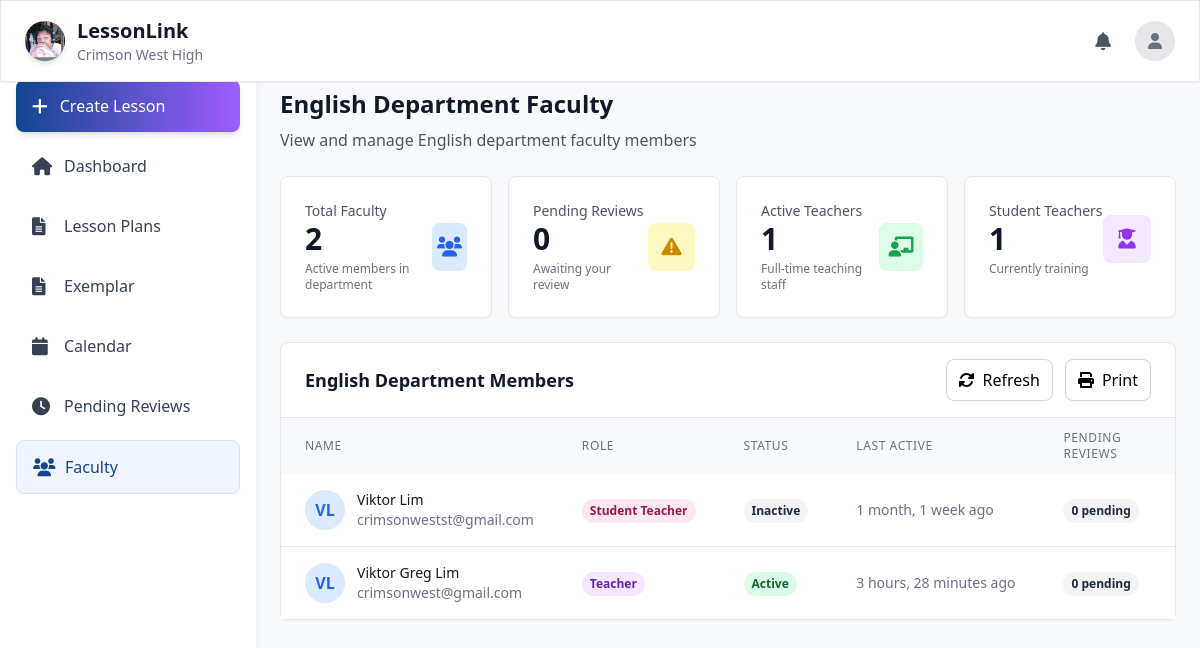
The app's page /dep_faculty/ (signed in), older data.
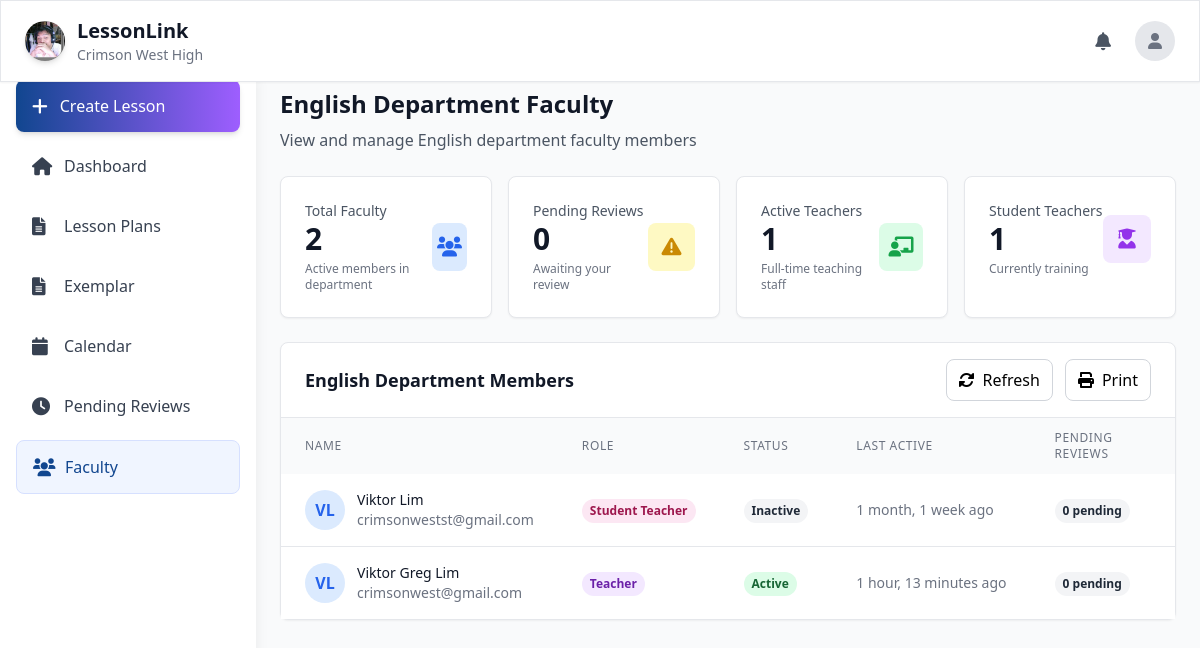
The same page, newer data.
### lesson/models.py (models this page shows, shortened)
class User(AbstractUser):
    ROLE_CHOICES = [
        ('Student Teacher', 'Student Teacher'),
        ('Teacher', 'Teacher'),
        ('Department Head', 'Department Head'),
        ('Admin', 'Admin'),
    ]
    APPROVAL_STATUS_CHOICES = [
        ('pending', 'Pending'),
        ('approved', 'Approved'),
        ('disapproved', 'Disapproved'),
    ]
    username = None
    email = models.EmailField(unique=True)
    middle_name = models.CharField(max_length=100, blank=True, null=True)
    dob = models.DateField(null=True, blank=True)
    role = models.CharField(max_length=100, choices=ROLE_CHOICES)
    rank = models.CharField(max_length=100)
    department = models.CharField(max_length=100)
    approval_status = models.CharField(
        max_length=20,
        choices=APPROVAL_STATUS_CHOICES,
        default='pending'
    )
    rejection_reason = models.TextField(
        blank=True,
        null=True,
        verbose_name="Reason for Rejection",
        help_text="Explanation provided to student when account was disapproved"
    )
    school = models.ForeignKey(
        "SchoolRegistration",  # reference your school model
        on_delete=models.SET_NULL,
        blank=True,
        null=True,
        related_name="users"
    )
    supervising_teacher = models.ForeignKey(
        'self',
        on_delete=models.SET_NULL,
        blank=True,
        null=True,
        related_name='supervised_student_teachers',
        limit_choices_to={'role': 'Teacher'},  # Only teachers can be supervising teachers
        verbose_name="Supervising Teacher"
    )
    affiliations = models.TextField(blank=True, null=True)
    profile_picture = models.ImageField(
        upload_to='profile_pictures/',
        null=True,
        blank=True,
        help_text="Profile picture for the user"
    )
    USERNAME_FIELD = 'email'
    REQUIRED_FIELDS = ['first_name', 'last_name', 'role', 'rank', 'department']
    objects = CustomUserManager()
    @property
    def full_name(self):
        parts = [self.first_name]
        if self.middle_name:
            parts.append(self.middle_name)
        parts.append(self.last_name)
        return ' '.join(parts).strip()

### lesson/views.py (the view)
# urls.py: path('dep_faculty/', Dep_Faculty, name='Dep_Faculty'),
@login_required
def Dep_Faculty(request):
    user = request.user
    if user.role != "Department Head":
        messages.error(request, "You are not allowed to access this page.")
        return redirect("dashboard")
    faculty_members = User.objects.filter(
        department=user.department,
        school=user.school,
        role__in=["Teacher", "Student Teacher"],
        is_active=True
    ).order_by("role", "last_name")
    total_faculty = faculty_members.count()
    active_teachers = faculty_members.filter(role="Teacher").count()
    student_teachers = faculty_members.filter(role="Student Teacher").count()
    from lessonGenerator.models import LessonPlan
    from .models import LessonPlanSubmission
    pending_reviews = LessonPlanSubmission.objects.filter(
        submitted_to=user,
        status='submitted'
    ).count()
    faculty_with_stats = []
    for member in faculty_members:
        member_pending_reviews = LessonPlanSubmission.objects.filter(
            submitted_by=member,
            status='submitted'
        ).count()
        last_active = member.last_login if member.last_login else member.date_joined
        faculty_with_stats.append({
            'user': member,
            'pending_reviews': member_pending_reviews,
            'last_active': last_active,
            'is_active': member.is_active and member.last_login and (timezone.now() - member.last_login).days < 30
        })
    return render(request, "Dep_Faculty.html", {
        "user": user,
        "faculty_members": faculty_with_stats,
        "department": user.department,
        "total_faculty": total_faculty,
        "active_teachers": active_teachers,
        "student_teachers": student_teachers,
        "pending_reviews": pending_reviews,
    })

### lesson/context_processors.py (called while the page is built)
def user_school_info(request):
    if request.user.is_authenticated:
        try:
            return {
                'user_school': request.user.school,
            }
        except Exception as e:
            print(f"Context processor error: {e}")
            return {}
    return {}

### lesson/templates/Dep_Faculty.html (shortened to what the changed rows need)
<!DOCTYPE html>
<html lang="en">
<head>
    <script src="https://cdn.tailwindcss.com"></script>
    <link href="https://cdnjs.cloudflare.com/ajax/libs/font-awesome/6.0.0/css/all.min.css" rel="stylesheet">
</head>
<body class="bg-gray-50 min-h-screen">
    <header class="bg-white shadow-sm border fixed top-0 left-0 right-0 z-40">
        <div class="flex items-center justify-between px-4 py-3 md:px-6 md:py-4">
            <div class="flex items-center space-x-3 flex-1 md:flex-none">
                <div class="hidden sm:block">
                    <h1 class="text-xl font-bold text-gray-900">LessonLink</h1>
                </div>
            </div>
        </div>
    </header>
    <div class="flex pt-16">
        <main class="flex-1 p-4 md:p-6 md:ml-64">
            <div class="flex flex-col sm:flex-row sm:items-center sm:justify-between mb-6">
                <div>
                    <h1 class="text-2xl font-bold text-gray-900 mb-2">{{ department }} Department Faculty</h1>
                </div>
            </div>
            <div class="bg-white rounded-lg shadow-sm border">
                <div class="px-6 py-4 border-b border-gray-200">
                    <div class="flex flex-col sm:flex-row sm:items-center sm:justify-between">
                        <h2 class="text-lg font-semibold text-gray-900 mb-4 sm:mb-0">{{ department }} Department Members</h2>
                    </div>
                </div>
                <div class="overflow-x-auto">
                    <table class="w-full" id="faculty-table">
                        <thead class="bg-gray-50">
                            <tr>
                                <th class="px-6 py-3 text-left text-xs font-medium text-gray-500 uppercase tracking-wider">Name</th>
                                <th class="px-6 py-3 text-left text-xs font-medium text-gray-500 uppercase tracking-wider">Role</th>
                                <th class="px-6 py-3 text-left text-xs font-medium text-gray-500 uppercase tracking-wider">Status</th>
                                <th class="px-6 py-3 text-left text-xs font-medium text-gray-500 uppercase tracking-wider">Last Active</th>
                                <th class="px-6 py-3 text-left text-xs font-medium text-gray-500 uppercase tracking-wider">Pending Reviews</th>
                            </tr>
                        </thead>
                        <tbody class="bg-white divide-y divide-gray-200" id="faculty-table-body">
                            {% for member_data in faculty_members %}
                            {% with member=member_data.user %}
                            <tr class="hover:bg-gray-50 fade-in faculty-row" data-user-id="{{ member.id }}">
                                <td class="px-6 py-4 whitespace-nowrap">
                                    <div class="flex items-center">
                                        <div class="w-10 h-10 rounded-full bg-blue-100 flex items-center justify-center no-print">
                                            <span class="text-blue-600 font-semibold">
                                                {{ member.first_name|first }}{{ member.last_name|first }}
                                            </span>
                                        </div>
                                        <div class="ml-3">
                                            <p class="text-sm font-medium text-gray-900">
                                                {{ member.first_name }} {{ member.last_name }}
                                            </p>
                                            <p class="text-sm text-gray-500">{{ member.email }}</p>
                                        </div>
                                    </div>
                                </td>
                                <td class="px-6 py-4 whitespace-nowrap">
                                    <span class="inline-flex px-2 py-1 text-xs font-semibold rounded-full
                                        {% if member.role == 'Teacher' %} bg-purple-100 text-purple-800
                                        {% elif member.role == 'Student Teacher' %} bg-pink-100 text-pink-800
                                        {% else %} bg-blue-100 text-blue-800 {% endif %}">
                                        {{ member.role }}
                                    </span>
                                </td>
                                <td class="px-6 py-4 whitespace-nowrap">
                                    <span class="inline-flex px-2 py-1 text-xs font-semibold rounded-full
                                        {% if member_data.is_active %} bg-green-100 text-green-800
                                        {% else %} bg-gray-100 text-gray-800 {% endif %}">
                                        {% if member_data.is_active %}Active{% else %}Inactive{% endif %}
                                    </span>
                                </td>
                                <td class="px-6 py-4 whitespace-nowrap text-sm text-gray-500">
                                    {% if member_data.last_active %}
                                        {{ member_data.last_active|timesince }} ago
                                    {% else %}
                                        Never
                                    {% endif %}
                                </td>
                                <td class="px-6 py-4 whitespace-nowrap">
                                    <span class="inline-flex px-2 py-1 text-xs font-semibold rounded-full
                                        {% if member_data.pending_reviews > 0 %} bg-yellow-100 text-yellow-800
                                        {% else %} bg-gray-100 text-gray-800 {% endif %}">
                                        {{ member_data.pending_reviews }} pending
                                    </span>
                                </td>
                            </tr>
                            {% endwith %}
                            {% empty %}
                            <tr>
                                <td colspan="6" class="px-6 py-4 text-center text-sm text-gray-500">
                                    No faculty members found in your department.
                                </td>
                            </tr>
                            {% endfor %}
                        </tbody>
                    </table>
                </div>
            </div>
        </main>
    </div>
</body>
</html>

Row changes from the older to the newer data that the page shows:
changed User "Viktor Greg": last_active "3 hours, 28 minutes" → "1 hour, 13 minutes"
